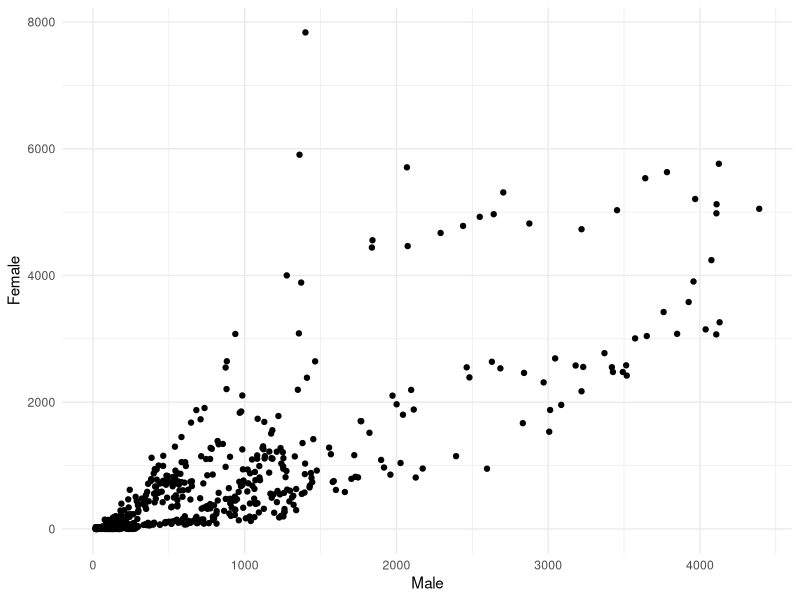

The R script that drew this image:
# Run the code below to set up the data


library(tidyverse)
# Load and reshape data
unisex_data <- read_csv("data/unisex.csv")
unisex_data <- unisex_data %>%
  select(-prop) %>%
  spread(sex, n, fill=0)
unisex_data


# Change the plot to use a facet_wrap by name

ggplot(unisex_data, aes(x=Male, y=Female)) + 
  geom_point() +
  theme_minimal() 


# Bonus: Reverse the order of the names in the facets

